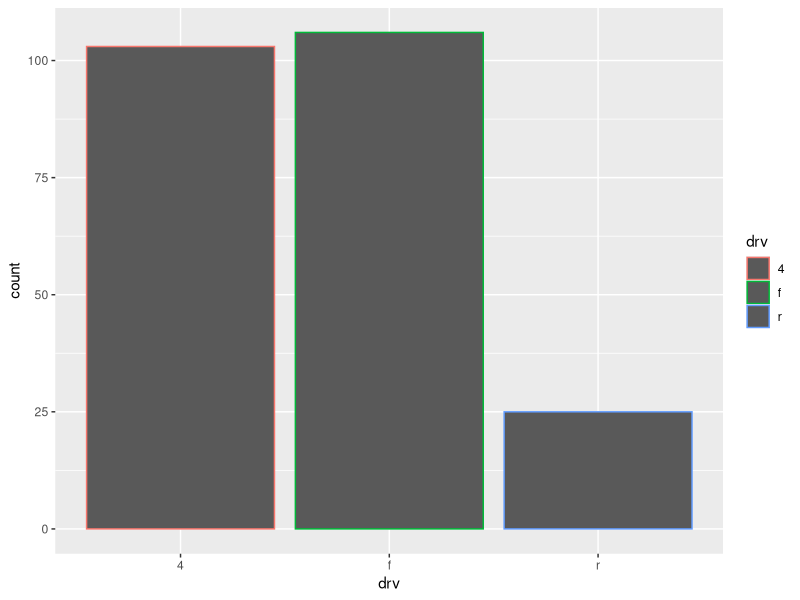
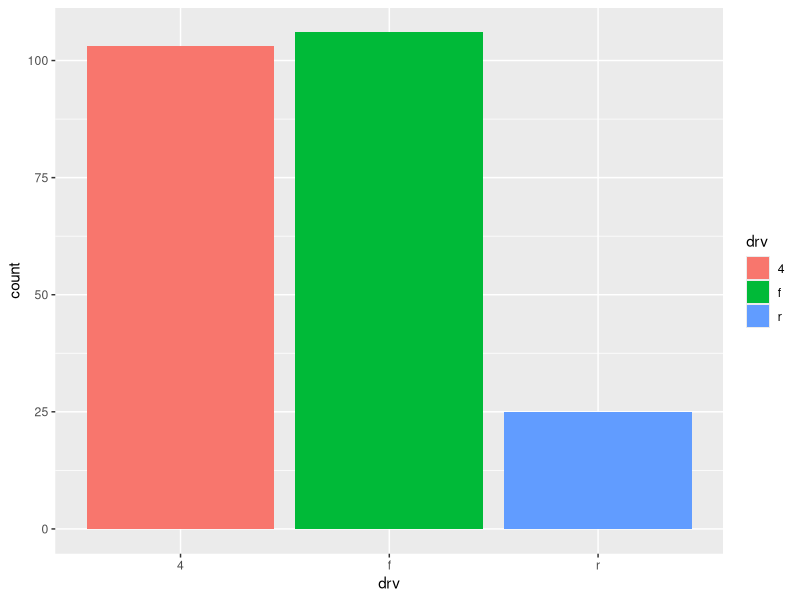
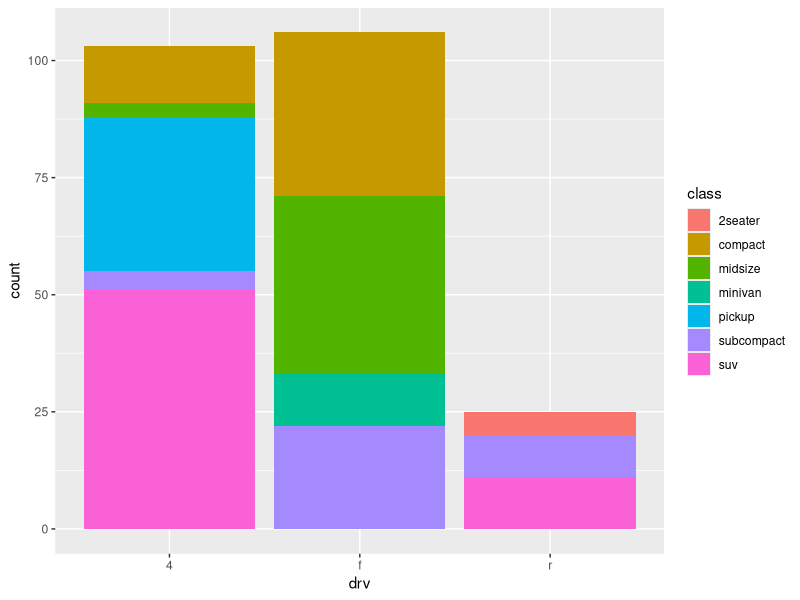
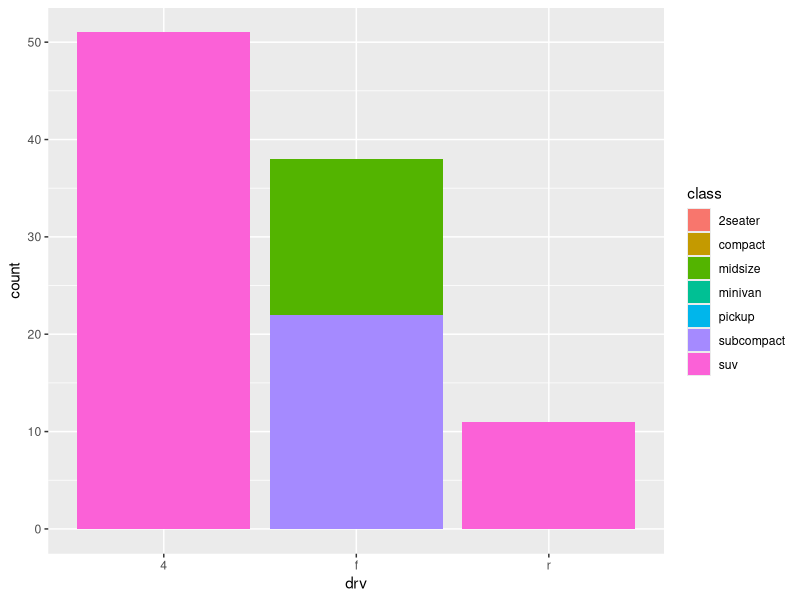
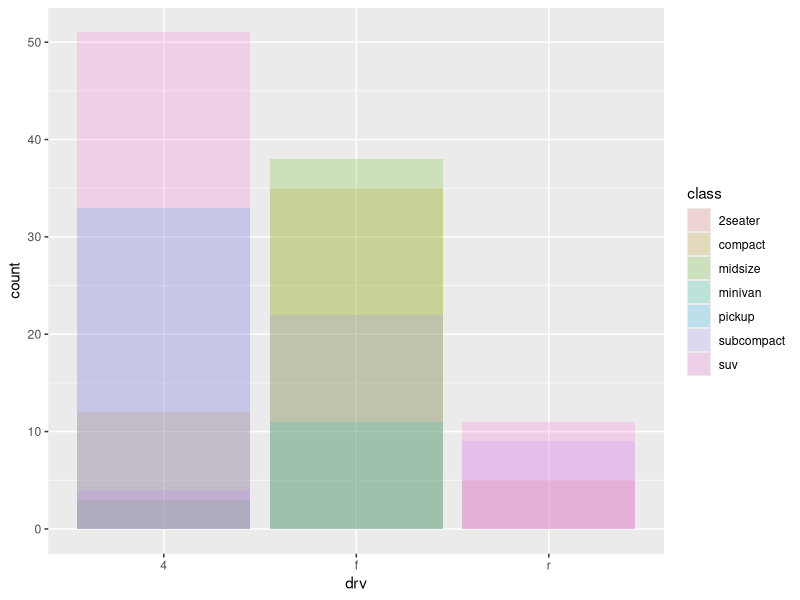
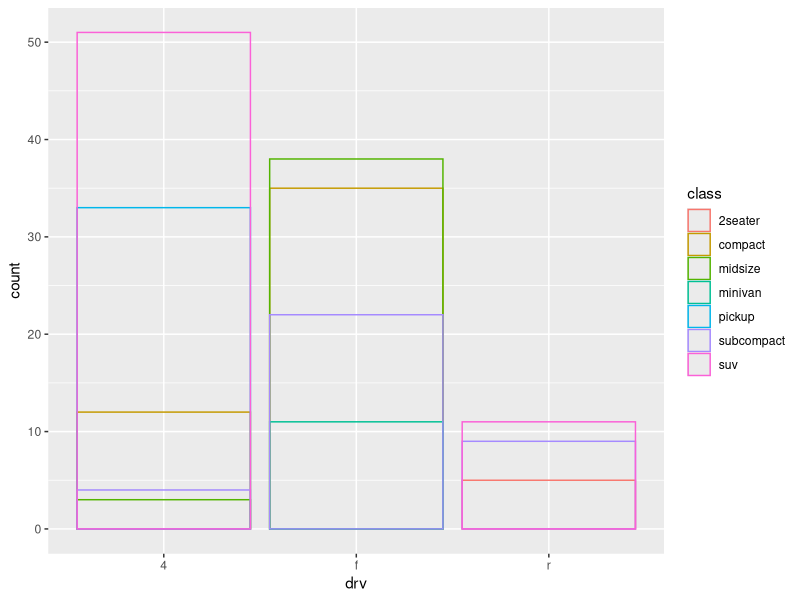
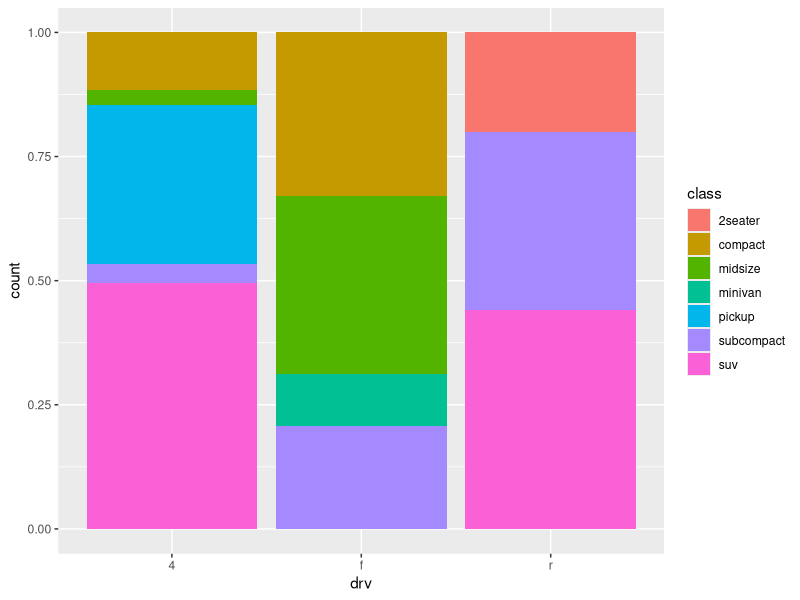
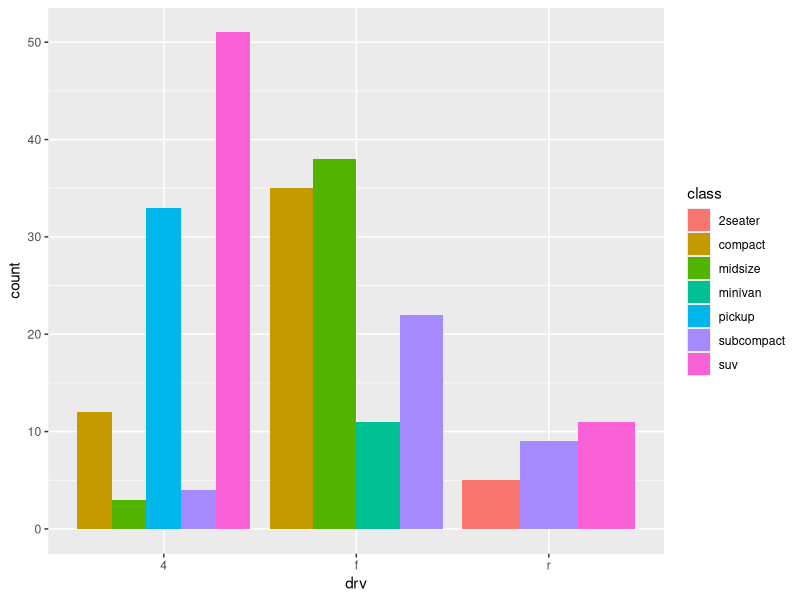

These charts were generated, in order, by the following R code:
library("tidyverse")

# bar charts can be colored using color or fill aesthetic
ggplot(mpg, aes(x = drv, color = drv)) + 
  geom_bar()
ggplot(mpg, aes(x = drv, fill = drv)) + 
  geom_bar()

# when fill is mapped to a variable, bars are automatically stacked
ggplot(mpg, aes(x = drv, fill = class)) + 
  geom_bar()

# position argument is "stack" by default, can be changed to
# "identity", "dodge", or "fill"

# "identity" is more useful for other geoms, as bars will overlap
# more suitable geoms include geom_point()
ggplot(mpg, aes(x = drv, fill = class)) + 
  geom_bar(position = "identity")

# to see all bars when they are stacked, lower alpha or set fill to NA
ggplot(mpg, aes(x = drv, fill = class)) + 
  geom_bar(alpha = 0.2, position = "identity")

ggplot(mpg, aes(x = drv, color = class)) + 
  geom_bar(fill = NA, position = "identity")

# position = "fill" has consistent height for each bar, clear proportions
ggplot(mpg, aes(x = drv, fill = class)) + 
  geom_bar(position = "fill")

# position = "dodge" places bars next to each other for individual comparison
ggplot(mpg, aes(x = drv, fill = class)) + 
  geom_bar(position = "dodge")


# position = "jitter" is useful for scatterplots with high numbers of points
# overlapping points reduces visibility of distribution
ggplot(mpg, aes(x = displ, y = hwy)) + 
  geom_point()
ggplot(mpg, aes(x = displ, y = hwy)) + 
  geom_point(position = "jitter")

# jitter adds noise to each position to spread points out
# adding jitter makes plots less accurate at small scales,
# but more revealing at large scales

# shortcut for geom_point(position = "jitter") is geom_jitter()
ggplot(mpg, aes(x = displ, y = hwy)) + 
  geom_jitter()

# -------------------------------------------------------------------------

# 1. What is the problem with the following plot? How could you improve it?
ggplot(mpg, aes(x = cty, y = hwy)) + 
  geom_point()

# There are less than 100 points on the scatterplot, but there are
# 224 rows in the dataset, so there must be overlapping points.
# Using geom_jitter() instead reveals the full distribution of the points.
ggplot(mpg, aes(x = cty, y = hwy)) + 
  geom_jitter()


# 2. What, if anything, is the difference between the two plots? Why?
ggplot(mpg, aes(x = displ, y = hwy)) + 
  geom_point()

ggplot(mpg, aes(x = displ, y = hwy)) + 
  geom_point(position = "identity")
# There is no difference in the plots because the default value for the 
# position argument of geom_point() is "identity".

# 3. What parameters to geom_jitter() control the amount of jittering?
# width and height determine how much noise horizontally and vertically,
# respectively, is applied to the position of each point.
ggplot(mpg, aes(x = cty, y = hwy)) + 
  geom_jitter(width = 0.1, height = 0.1)
ggplot(mpg, aes(x = cty, y = hwy)) + 
  geom_jitter(width = 0.5, height = 0.5)
ggplot(mpg, aes(x = cty, y = hwy)) + 
  geom_jitter(width = 1, height = 1)
ggplot(mpg, aes(x = cty, y = hwy)) + 
  geom_jitter(width = 5, height = 5)

# 4. Compare and contrast geom_jitter() with geom_count().
# geom_jitter() applies noise to positions of each point,
# but keeps all points the same size
ggplot(mpg, aes(x = cty, y = hwy)) + 
  geom_jitter()

# geom_count() changes the size of points to show how often they occur,
# with more common points having larger sizes
# this keeps point positions accurate, but less common points
# can be hidden if neighboring points get too large
ggplot(mpg, aes(x = cty, y = hwy)) + 
  geom_count()


# 5. What's the default position adjustment for geom_boxplot?
# Create a visualization of the mpg dataset that demonstrates it.
# the default position of geom_boxplot is "dodge2",
#so boxplots will be displayed side-by-side
ggplot(mpg, aes(x = drv, y = hwy, color = class)) + 
  geom_boxplot()

ggplot(mpg, aes(x = drv, y = hwy, color = class)) + 
  geom_boxplot(position = "identity", alpha = 0.5, fill = NA)
